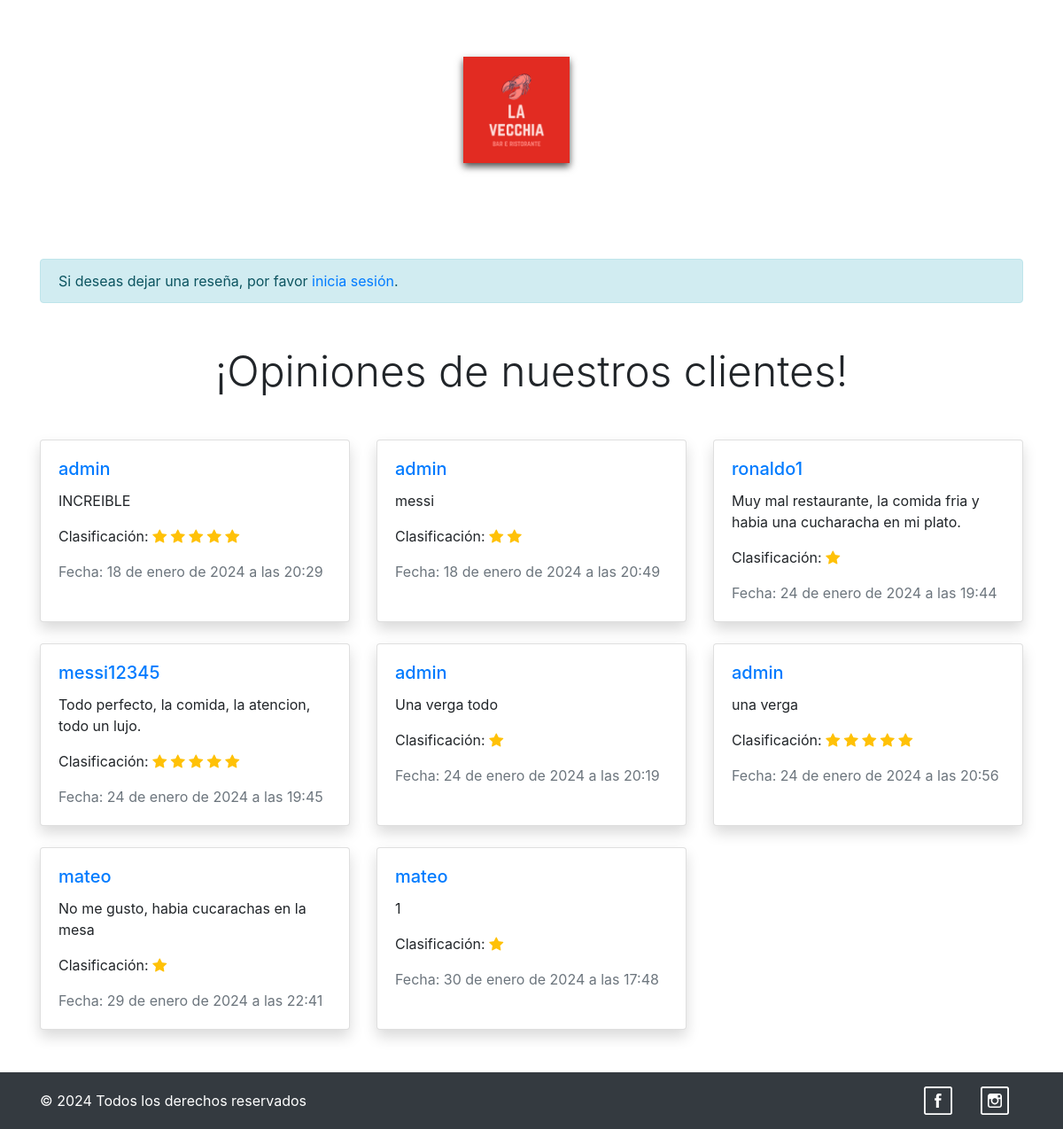
Before: /reseñas/ with the older database file.
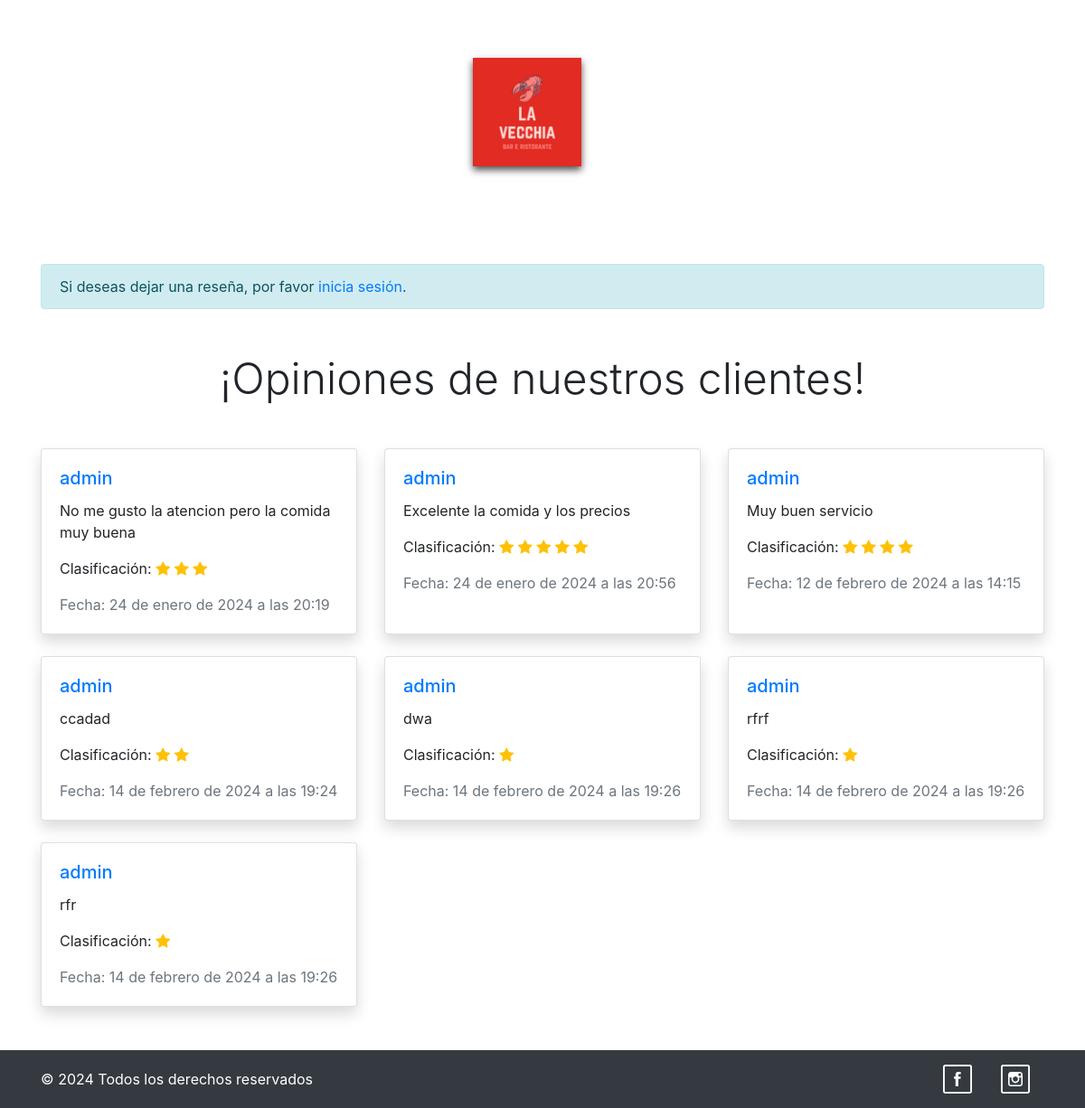
After: the same page with the newer database file.
### myapp/models.py (models this page shows, shortened)
class Resena(models.Model):
    usuario = models.ForeignKey(User, on_delete=models.CASCADE)
    texto = models.TextField()
    clasificacion = models.IntegerField(choices=[(i, str(i)) for i in range(1, 6)])
    fecha_creacion = models.DateTimeField(auto_now_add=True)

### myapp/views.py (called while the page is built)
def reseñas(request):
    reseñas = Resena.objects.all()
    if request.method == 'POST':
        form = ResenaForm(request.POST)
        if form.is_valid():
            nueva_resena = form.save(commit=False)
            nueva_resena.usuario = request.user
            nueva_resena.save()
            messages.success(request, 'Reseña enviada exitosamente.')
            return redirect('reseñas')
    else:
        form = ResenaForm()
    return render(request, 'reseñas.html', {'reseñas': reseñas, 'form': form})

### myapp/templates/reseñas.html (shortened to what this page needs)
{% extends "layouts/base.html" %}
{% load static %}
{% block content %}
<div class="container mt-5">
    {% if user.is_authenticated %}
    <div class="col-md-8 mx-auto mt-4">
        <h3 class="mb-4 text-center ">Dejanos una reseña:</h3>
        <form method="post" action="{% url 'reseñas' %}" class="w-75 mx-auto">
            {% csrf_token %}
            {{ form.as_p }}
            <div class="text-center mt-4">
                <button type="submit" class="btn btn-dark w-75 border-0">Enviar Reseña</button>
            </div>
        </form>
    </div>
    {% else %}
    <div class="alert alert-info" role="alert">
        Si deseas dejar una reseña, por favor <a href="{% url 'login' %}?next={{ request.path }}">inicia sesión</a>.
    </div>
    {% endif %}
    <h2 class="display-5 text-center mt-5 mb-4">¡Opiniones de nuestros clientes!</h2>
    <div class="row row-cols-1 row-cols-md-3 g-4 mt-4 mb-5">
        {% for resena in reseñas %}
        <div class="col">
            <div class="card h-100 shadow">
                <div class="card-body">
                    <h5 class="card-title text-primary">{{ resena.usuario.username }}</h5>
                    <p class="card-text">{{ resena.texto }}</p>
                    <p class="card-text">
                        Clasificación:
                        {% for _ in "x"|rjust:resena.clasificacion %}
                        <i class="bi bi-star-fill text-warning"></i>
                        {% endfor %}
                    </p>
                    <p class="card-text text-muted">Fecha: {{ resena.fecha_creacion }}</p>
                </div>
            </div>
        </div>
        {% endfor %}
    </div>
</div>
{% endblock content %}

### myapp/templates/layouts/base.html (shortened to what this page needs)
{% load static %}
<!DOCTYPE html>
<html lang="en">
  <head>
    <link
      rel="stylesheet"
      type="text/css"
      href="{% static 'css/styles.css' %}"
    />
    <link
      href="https://cdn.jsdelivr.net/npm/bootstrap@5.3.2/dist/css/bootstrap.min.css"
      rel="stylesheet"
    />
    <link
      rel="stylesheet"
      href="https://cdn.jsdelivr.net/npm/bootstrap-icons@1.10.0/font/bootstrap-icons.css"
    />
    <link
      rel="stylesheet"
      href="https://stackpath.bootstrapcdn.com/bootstrap/4.5.2/css/bootstrap.min.css"
    />
  </head>
  <body>
    <div class="container">
      <nav
        class="navbar navbar-expand-lg mb-4 mt-5 bg-transparent"
        style="z-index: 2"
      >
        <div class="container">
          <div class="collapse navbar-collapse justify-content-center">
            <ul
              class="navbar-nav fs-5 text d-flex align-items-center"
              style="margin-right: auto; margin-left: auto"
            >
              <li class="nav-item mx-3">
                <a
                  class="nav-link text-white fw-bold hover-zoom"
                  href="{% url 'carta' %}"
                  >CARTA</a
                >
              </li>
              <li class="nav-item mx-3">
                <a
                  class="nav-link text-white fw-bold hover-zoom"
                  href="{% url 'reseñas' %}"
                  >RESEÑAS</a
                >
              </li>
              <li class="nav-item mx-3">
                <a
                  class="nav-link text-white fw-bold hover-zoom"
                  href="{% url 'reserva' %}"
                  >RESERVAR</a
                >
              </li>
              <li class="nav-item mx-3">
                <a class="nav-link" href="{% url 'index' %}">
                  <img
                    src="{% static 'img/logo-restaurante.webp' %}"
                    alt="Logo Restaurante"
                    style="
                      height: 120px;
                      width: 120px;
                      box-shadow: 0px 4px 8px rgba(0, 0, 0, 0.7);
                    "
                  />
                </a>
              </li>
              <li class="nav-item mx-3">
                <a
                  class="nav-link text-white fw-bold hover-zoom"
                  href="{% url 'galeria' %}"
                  >GALERIA</a
                >
              </li>
              <li class="nav-item mx-3">
                <a
                  class="nav-link text-white fw-bold hover-zoom"
                  href="{% url 'nosotros' %}"
                  >NOSOTROS</a
                >
              </li>
              <li class="nav-item mx-3">
                <a
                  class="nav-link text-white fw-bold hover-zoom"
                  href="{% url 'contacto' %}"
                  >CONTACTO</a
                >
              </li>
            </ul>
          </div>
        </div>
      </nav>
    </div>
     {% block content %} {% endblock %}
    <footer class="bg-dark text-white text-center py-3">
      <div class="container">
        <div class="d-flex justify-content-between align-items-center">
          <div>
            <p class="m-0">© 2024 Todos los derechos reservados</p>
          </div>
          <div class="mx-3 ml-auto">
            <a
              href="https://www.facebook.com/"
              class="text-white text-decoration-none underline"
              target="_blank"
              ></a
            >
          </div>
          <div class="mx-3">
            <a
              href="https://www.instagram.com/"
              class="text-white text-decoration-none underline"
              target="_blank"
              ></a
            >
          </div>
        </div>
      </div>
    </footer>
  </body>
</html>

### myapp/static/css/styles.css (style rules this page uses)
.navbar-nav .nav-link { font-family: 'Your Font', sans-serif; font-size: 16px; }

Changed rows visible on the page:
removed Resena: usuario.username "admin", texto "INCREIBLE", clasificacion 5 (drawn), fecha_creacion "18 de enero de 2024 a las 20:29"
removed Resena: usuario.username "admin", texto "messi", clasificacion 2 (drawn), fecha_creacion "18 de enero de 2024 a las 20:49"
removed Resena: usuario.username "ronaldo1", texto "Muy mal restaurante, la comida fria y habia una cucharacha en mi plato.", clasificacion 1 (drawn), fecha_creacion "24 de enero de 2024 a las 19:44"
removed Resena: usuario.username "messi12345", texto "Todo perfecto, la comida, la atencion, todo un lujo.", clasificacion 5 (drawn), fecha_creacion "24 de enero de 2024 a las 19:45"
removed Resena: usuario.username "mateo", texto "No me gusto, habia cucarachas en la mesa", clasificacion 1 (drawn), fecha_creacion "29 de enero de 2024 a las 22:41"
removed Resena: usuario.username "mateo", texto "1", clasificacion 1 (drawn), fecha_creacion "30 de enero de 2024 a las 17:48"
changed Resena: texto "Una verga todo" → "No me gusto la atencion pero la comida muy buena"; clasificacion 1 → 3 (drawn)
changed Resena: texto "una verga" → "Excelente la comida y los precios"
added Resena: usuario.username "admin", texto "Muy buen servicio", clasificacion 4 (drawn), fecha_creacion "12 de febrero de 2024 a las 14:15"
added Resena: usuario.username "admin", texto "ccadad", clasificacion 2 (drawn), fecha_creacion "14 de febrero de 2024 a las 19:24"
added Resena: usuario.username "admin", texto "dwa", clasificacion 1 (drawn), fecha_creacion "14 de febrero de 2024 a las 19:26"
added Resena: usuario.username "admin", texto "rfrf", clasificacion 1 (drawn), fecha_creacion "14 de febrero de 2024 a las 19:26"
added Resena: usuario.username "admin", texto "rfr", clasificacion 1 (drawn), fecha_creacion "14 de febrero de 2024 a las 19:26"
